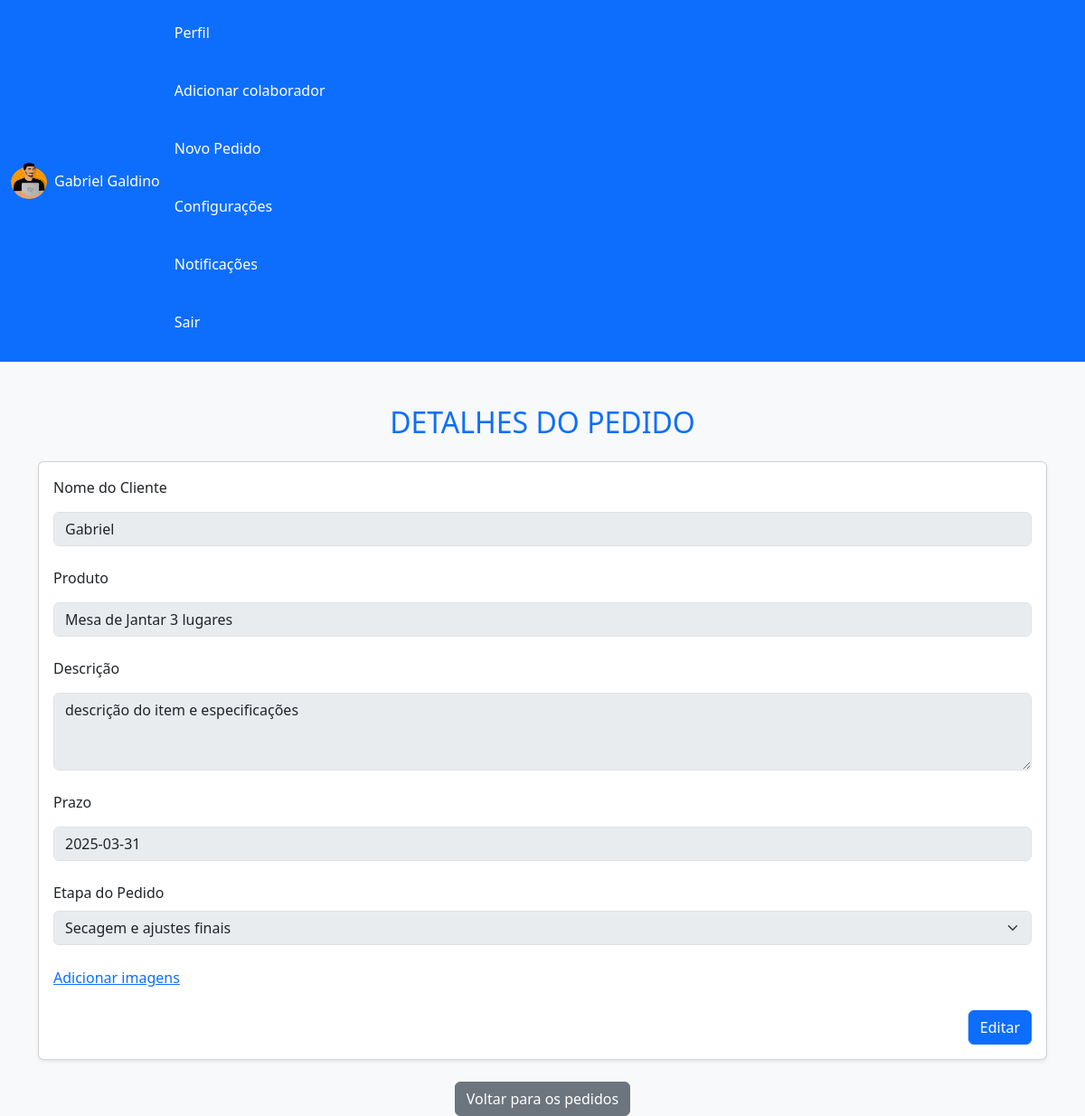
/orders/ORD-001/ (signed in), run on an earlier commit of the app's database.
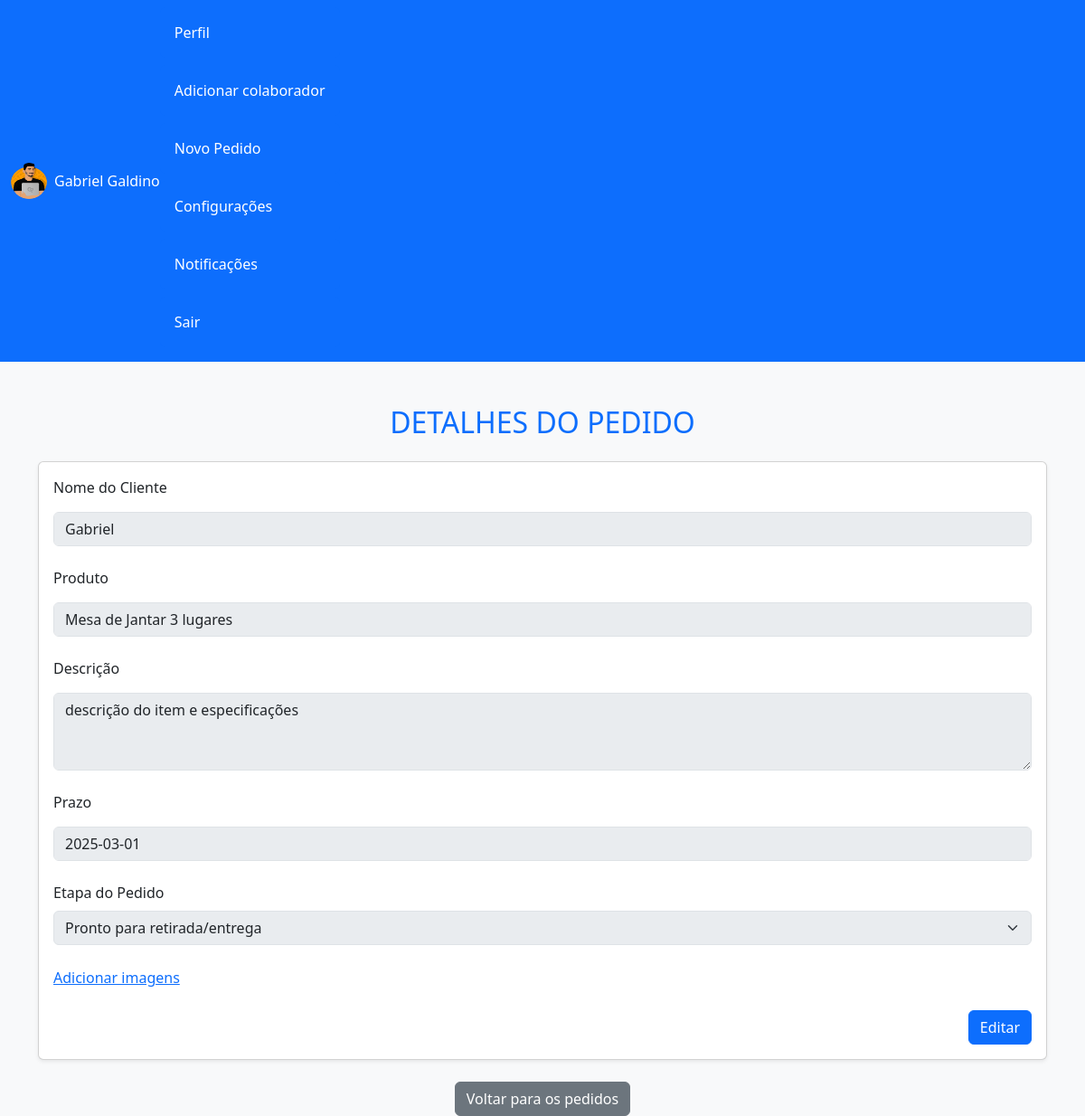
And on a later commit of the database.
### users/models.py (models this page shows, shortened)
class Users(User):
    function = models.CharField(max_length=20, null=True, blank=True)
    profile_image = models.ImageField(
    upload_to='profile_pics/',
    default='default_profile_image.jpg',  # Imagem padrão
    null=True,
    blank=True
    )

### orders/models.py (models this page shows, shortened)
class Order(models.Model):
    order_number = models.CharField(max_length=10, unique=True, blank=False, null=False)
    customer_name = models.CharField(max_length=50, blank=False, null=False)
    product_name = models.CharField(max_length=50, blank=False, null=False)
    status = models.BooleanField(default=False)
    description = models.TextField(max_length=350)
    term = models.DateField(blank=False, null=False)
    created_At = models.DateField(default=date.today(), blank=False, null=False)
    updated_At = models.DateField(default=date.today(), max_length=date.today())
    is_active = models.BooleanField(default=True)

class Stage(models.Model):
    STAGE_CHOICE = [
        ('ORC', 'Orçamento e aprovação'),
        ('COR', 'Corte de materiais'),
        ('LIX', 'Lixamento e preparação'),
        ('MON', 'Montagem estrutural'),
        ('PNT', 'Acabamento e pintura'),
        ('SEC', 'Secagem e ajustes finais'),
        ('REV', 'Revisão e controle de qualidade'),
        ('ENT', 'Pronto para retirada/entrega')
    ]
    status = models.BooleanField(default=False)
    stage = models.CharField(max_length=3, choices=STAGE_CHOICE)
    order = models.ForeignKey(Order, on_delete=models.CASCADE, blank=False, null=False, related_name='stages')
    pictures = models.ImageField(upload_to=upload_path, null=True, blank=True)

### orders/views.py (the view, shortened to what this page needs)
# urls.py: path('<str:order_number>/', views.edit_order_view, name='edit_order'),
def edit_order_view(request, order_number):
    order = get_object_or_404(Order, order_number=order_number)
    user = get_object_or_404(Users, id=request.user.id)
    form_edit = OrderForm(instance=order)
    current_stage = order.stages.filter(status=False).first()
    stage_dict = {code: name for code, name in Stage.STAGE_CHOICE}
    stage_keys = list(stage_dict.keys())
    if current_stage:
        current_index = stage_keys.index(current_stage.stage)
        stage_choices = [(code, stage_dict[code]) for code in stage_keys[current_index:]]
    else:
        stage_choices = list(stage_dict.items())
    return render(request, 'order.html', {
        'form_edit': form_edit,
        'stages': stage_choices,
        'order': order,
        'current_stage': current_stage,
        'user': user
    })

### orders/forms.py
class OrderForm(ModelForm):
    class Meta:
        model = Order
        fields = ['customer_name', 'product_name', 'description', 'term']
    def __init__(self, *args, **kwargs):
        super(OrderForm, self).__init__(*args, **kwargs)
        self.fields['customer_name'].widget.attrs.update({
            'class': 'form-control',
            'placeholder': 'Nome do Cliente'
        })
        self.fields['product_name'].widget.attrs.update({
            'class': 'form-control',
            'placeholder': 'Nome do Produto'
        })
        self.fields['description'].widget.attrs.update({
            'class': 'form-control',
            'placeholder': 'Descrição do Produto',
            'rows': 3
        })
        self.fields['term'].widget.attrs.update({
            'class': 'form-control',
            'placeholder': 'Data do Pedido'
        })

### orders/templates/order.html (shortened to what this page needs)
{% load static %}
<!DOCTYPE html>
<html lang="pt-br">
<head>
    <link href="https://cdn.jsdelivr.net/npm/bootstrap@5.3.0/dist/css/bootstrap.min.css" rel="stylesheet">
</head>
<body class="bg-light">
    {% include 'nav.html' %}
    <div class="container mt-5">
        <h2 class="mb-4 text-center text-uppercase text-primary">Detalhes do Pedido</h2>
        <div class="card shadow-sm">
            <div class="card-body">
                <form action="." method="post" class="edit_order">
                    <div class="mb-3">
                        <label for="customer_name" class="form-label">Nome do Cliente</label>
                        <div class="form-control-plaintext">{{ form_edit.customer_name }}</div>
                    </div>
                    <div class="mb-3">
                        <label for="product_name" class="form-label">Produto</label>
                        <div class="form-control-plaintext">{{ form_edit.product_name }}</div>
                    </div>
                    <div class="mb-3">
                        <label for="description" class="form-label">Descrição</label>
                        <div class="form-control-plaintext">{{ form_edit.description }}</div>
                    </div>
                    <div class="mb-3">
                        <label for="term" class="form-label">Prazo</label>
                        <div class="form-control-plaintext">{{ form_edit.term }}</div>
                    </div>
                    <div class="mb-3">
                        <label for="order_stage" class="form-label">Etapa do Pedido</label>
                        <select class="form-select" id="order_stage" name="order_stage" disabled>
                            {% for stage_code, stage_name in stages %}
                                <option value="{{ stage_code }}" {% if current_stage and current_stage.stage == stage_code %}selected{% endif %}>
                                    {{ stage_name }}
                                </option>
                            {% endfor %}
                        </select>
                    </div>
                    <div class="mb-3 mt-4">
                        <a href="{% url 'update_stage' order_number=order.order_number stage_id=current_stage.id %}">Adicionar imagens</a>
                    </div>
                    <div class="d-flex justify-content-end mt-4" >
                        <button class="btn btn-primary" id="submit">Editar</button>
                    </div>
                </form>
            </div>
        </div>
        <div class="mt-4 text-center">
            <a href="{% url 'orders' %}" class="btn btn-secondary">Voltar para os pedidos</a>
        </div>
    </div>
</body>
</html>

### templates/nav.html (shortened to what this page needs)
{% load static %}
<nav class="navbar navbar-expand-lg navbar-dark bg-primary">
    <div class="container-fluid">
        <div class="d-flex align-items-center">
            <img src="{{user.profile_image.url}}" alt="Imagem do Usuário" class="rounded-circle" width="40" height="40">
            <span class="ms-2 text-white">{{user.first_name}} {{user.last_name}}</span>
        </div>
        <div class="collapse navbar-collapse" id="navbarNav">
            {% include 'menu.html' %}
        </div>
    </div>
</nav>

### templates/menu.html
{% load static %}
<div class="menu">
    <ul class="nav flex-column">
        <li class="nav-item">
            <a href="{% url 'profile' %}" class="nav-link text-white p-3 rounded mb-2 bg-primary">Perfil</a>
        </li>
        <li class="nav-item">
            <a href="#" class="nav-link text-white p-3 rounded mb-2 bg-primary">Adicionar colaborador</a>
        </li>
        <li class="nav-item">
            <a href="{% url 'new-order' %}" class="nav-link text-white p-3 rounded mb-2 bg-primary">Novo Pedido</a>
        </li>
        <li class="nav-item">
            <a href="#" class="nav-link text-white p-3 rounded mb-2 bg-primary">Configurações</a>
        </li>
        <li class="nav-item">
            <a href="#" class="nav-link text-white p-3 rounded mb-2 bg-primary">Notificações</a>
        </li>
        <li class="nav-item">
            <a href="#" class="nav-link text-white p-3 rounded mb-2 bg-primary">Sair</a>
        </li>
    </ul>
</div>

What changed in the data, as far as the page shows it:
no longer on this page (row edited): Stage: order_stage "Secagem e ajustes finais"
changed Order "Gabriel": term "2025-03-31" → "2025-03-01"
added Stage: order_stage "Pronto para retirada/entrega"
